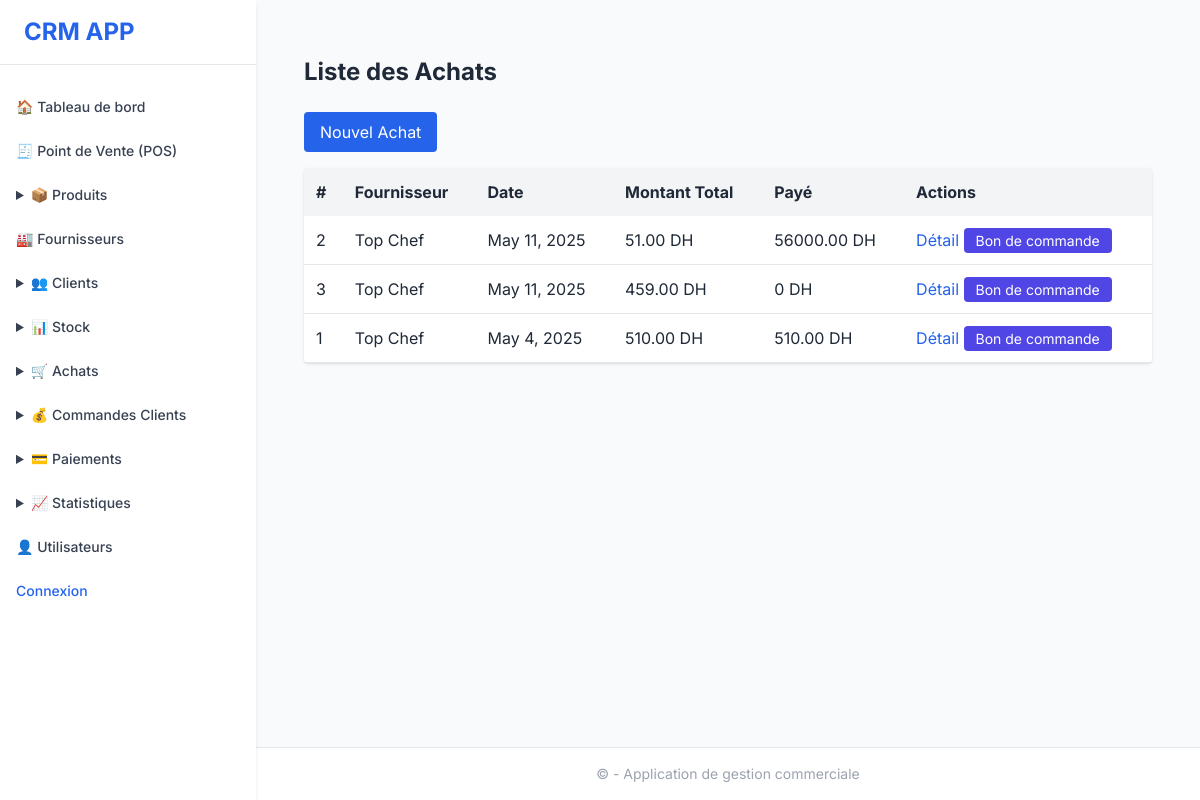
Page /purchases/ on the committed database.
### purchases/models.py (models this page shows, shortened)
class Purchase(models.Model):
    supplier = models.ForeignKey("suppliers.Supplier", on_delete=models.CASCADE, related_name="purchases")
    date = models.DateField(auto_now_add=True)
    status = models.CharField(max_length=20, choices=[
        ("draft", "Brouillon"),
        ("ordered", "Commandé"),
        ("received", "Reçu"),
        ("cancelled", "Annulé"),
    ], default="ordered")
    total_amount = models.DecimalField(max_digits=10, decimal_places=2, default=0)
    amount_paid = models.DecimalField(max_digits=10, decimal_places=2, default=0)
    notes = models.TextField(blank=True, null=True)
    due_date = models.DateField(default=default_due_date)
    @property
    def amount_paid(self):
        return sum(p.amount for p in self.payments.all())

class SupplierPayment(models.Model):
    purchase = models.ForeignKey(Purchase, on_delete=models.CASCADE, related_name="payments")
    date = models.DateField(auto_now_add=True)
    amount = models.DecimalField(max_digits=10, decimal_places=2)
    payment_method = models.CharField(max_length=50, choices=[
        ("cash", "Espèces"),
        ("bank", "Virement bancaire"),
        ("check", "Chèque"),
        ("other", "Autre"),
    ])
    note = models.TextField(blank=True, null=True)

### suppliers/models.py (models this page shows, shortened)
class Supplier(models.Model):
    name = models.CharField(max_length=255)
    email = models.EmailField(blank=True, null=True)
    phone = models.CharField(max_length=50, blank=True, null=True)
    address = models.TextField(blank=True, null=True)
    created_at = models.DateTimeField(auto_now_add=True)

### purchases/views.py (the view)
# urls.py: path("", views.purchase_list, name="purchase_list"),
def purchase_list(request):
    purchases = Purchase.objects.select_related("supplier").all().order_by("-date")
    return render(request, "purchases/purchase_list.html", {"purchases": purchases})

### purchases/templates/purchases/purchase_list.html
{% extends "base.html" %}
{% block content %}
<div class="max-w-6xl mx-auto px-4 py-6">
    <h1 class="text-2xl font-bold mb-6">Liste des Achats</h1>
    <a href="{% url 'purchases:purchase_create' %}" class="mb-4 inline-block px-4 py-2 bg-blue-600 text-white rounded hover:bg-blue-700">Nouvel Achat</a>
    <div class="bg-white shadow rounded">
        <table class="min-w-full table-auto">
            <thead class="bg-gray-100 text-left">
                <tr>
                    <th class="p-3">#</th>
                    <th class="p-3">Fournisseur</th>
                    <th class="p-3">Date</th>
                    <th class="p-3">Montant Total</th>
                    <th class="p-3">Payé</th>
                    <th class="p-3">Actions</th>
                </tr>
            </thead>
            <tbody>
                {% for purchase in purchases %}
                <tr class="border-b">
                    <td class="p-3">{{ purchase.id }}</td>
                    <td class="p-3">{{ purchase.supplier.name }}</td>
                    <td class="p-3">{{ purchase.date }}</td>
                    <td class="p-3">{{ purchase.total_amount }} DH</td>
                    <td class="p-3">{{ purchase.amount_paid }} DH</td>
                    <td class="p-3">
                        <a href="{% url 'purchases:purchase_detail' purchase.pk %}" class="text-blue-600 hover:underline">
                            Détail
                        </a>
                        <a href="{% url 'purchases:purchase_order_pdf' purchase.id %}" target="_blank" class="bg-indigo-600 text-white text-sm px-3 py-1 rounded hover:bg-indigo-700">
                            Bon de commande
                        </a>
                    </td>
                </tr>
                {% empty %}
                <tr><td colspan="6" class="p-4 text-center text-gray-500">Aucun achat trouvé.</td></tr>
                {% endfor %}
            </tbody>
        </table>
    </div>
</div>
{% endblock %}

### users/templates/base.html (style rules this page uses)
body { font-family: 'Inter', sans-serif; }

### rows in the picture
Purchase: id "2", supplier.name "Top Chef", date "May 11, 2025", total_amount "51.00", amount_paid "56000.00"
Purchase: id "3", supplier.name "Top Chef", date "May 11, 2025", total_amount "459.00", amount_paid "0"
Purchase: id "1", supplier.name "Top Chef", date "May 4, 2025", total_amount "510.00", amount_paid "510.00"
